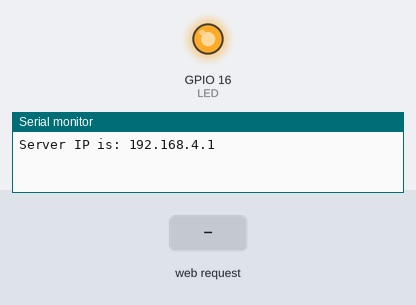
Bench run of a sketch on a simulated ESP8266 (Wemos D1 mini). On the bench: output pins drawn as LEDs (lit = HIGH), the last lines printed to the serial monitor. Inputs (shaded band) come from the test bench.

Above: at 1.2 s.
1.3 s: HTTP request GET /ON received
At 3.5 s:
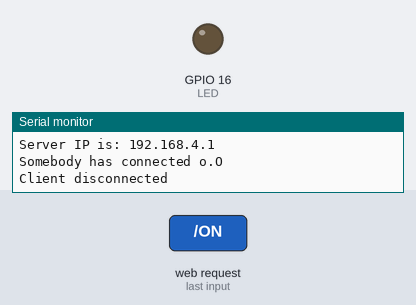
3.8 s: HTTP request GET /OFF received
At 5.5 s:
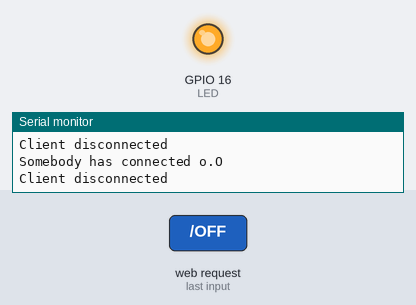
Timing chart, 0 to 7.0 s (numbered marks = the images above; inputs shaded):
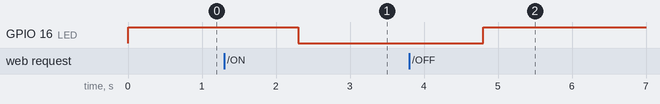

Measured:
- after the input at 1.3 s, GPIO 16 (LED): HIGH → LOW after 1.0 s
- after the input at 3.8 s, GPIO 16 (LED): LOW → HIGH after 1.0 s

The sketch:

_6_wemos_soft_ap.ino
```cpp
/*
 * Ok this step will be to setup an LED on GPIO 16 then handle
 * the code so that we can turn the LED on and off via the
 * web browser.
 */
#include <ESP8266WiFi.h>

WiFiServer server(80); //Initializing the AP access port

int LED = 16;//Declare the LED to 16 used in the setup loop.

void setup()
{
  WiFi.mode(WIFI_AP); //This is making the WeMos an actuall
  //Access Point sort of a mini router so that
  //you can coonect to as you would your home wifi.

  WiFi.softAP("WeMosD1", "test1234"); //SSID you should be looking
  //for on you wifi access list and the password (no shorter then
  //8 charaters long

  server.begin(); //Starts the HTTP server you just set up.
  //The default IP address for the soft access point is set
  //to 192.168.4.1

  Serial.begin(115200); //Start communicating between the WeMos
  //board and the serial monitor window. The little magnify glass
  //looking icon on the top right of the page.

  IPAddress HTTPS_ServerIP = WiFi.softAPIP(); //This is getting
  //the IP from the server and adding it to a declared variable
  //called HTTPS_ServerIP which you will access below.
  //The bulk of the code that is needed
  //to do this is in the ESP8266WiFi.h library so if you
  //require information you will need to search the library
  //documentation at https://github.com/ekstrand/ESP8266wifi

  Serial.print("Server IP is: ");
  Serial.println(HTTPS_ServerIP); //This just simply prints
  //that IP address that you acquired earlier in the serial
  //monitor window.

  pinMode (LED, OUTPUT);//We declared this earlier on in the
  //could and set it to GPIO 16.
  digitalWrite (LED, HIGH);//Set the initial state to off.
}

void loop()
{
  /*Next step is to check if someone has connected to the
   * server/client. Once someone has connected the serial
   * monitor will give feed back.
   */
  WiFiClient client = server.available(); //Declaring the client
  //vairable for use later in the code.

    if (!client)
    {
      return;
    }//Simple loop to check over and over again if someone has
    //connected to the client browser and if so then the code
    //will step out of the loop and give you feedback in the
    //serial monitor.

    Serial.println("Somebody has connected o.O");//To get this
    //feedback on your serial monitor you will need to connect
    //to the WeMosD1 SSID and then load a webpage and enter
    //192.168.4.1 for now you have no HTML code so your browser
    //should give you an error message but on the serial monitor
    //you should get if not one but three Somebody has connected
    //o.O messages.

    String request = client.readString();//This reads what the
    //browser sends into a String class and prints it out in the
    //serial monitor. I have deleted the Serial.println
    //that was after this code.

    //Handling the request for the browser.
    if (request.indexOf("/OFF") != -1)
    {
      digitalWrite(LED, HIGH);
    }
    else if (request.indexOf("/ON") != -1)
    {
      digitalWrite(LED, LOW);
    }//Ok what this boils down to is if you connect the SSID
    //WeMosD1 and open browser and goto 192.168.4.1/ON or
    //192.168.4.1/OFF the browser sends the request to your
    //WeMos board and either switches the LED ON or OFF.
    //Keep in mind that you will need to type the word ON and
    //OFF in CAPTALS or the request won't work.

    //Getting the HTML ready for use and adding buttons
    String buttons = "HTTP/1.1 200 OK\r\n";
    buttons += "Content-Type: text/html\r\n\r\n";
    buttons += "<!DOCTYPE HTML>\r\n<html>\r\n";
    buttons += "<br><input type=\"button\" name=\"b1\" value=\"LED ON\" onclick=\"location.href=\'/ON'\"";
    buttons += "<br><br><br>";
    buttons += "<br><input type=\"button\" name=\"b1\" value=\"LED OFF\" onclick=\"location.href=\'/OFF'\"";
    buttons += "</html>\n";

    //Hands the code over to the browser and refreshes
    //the browser ever time you click on a button.
    client.flush();//Refreshes the browser in stream.
    client.print(buttons);//Sends the responce over to the client.
    delay(5);
    Serial.println("Client disconnected");
}
```
